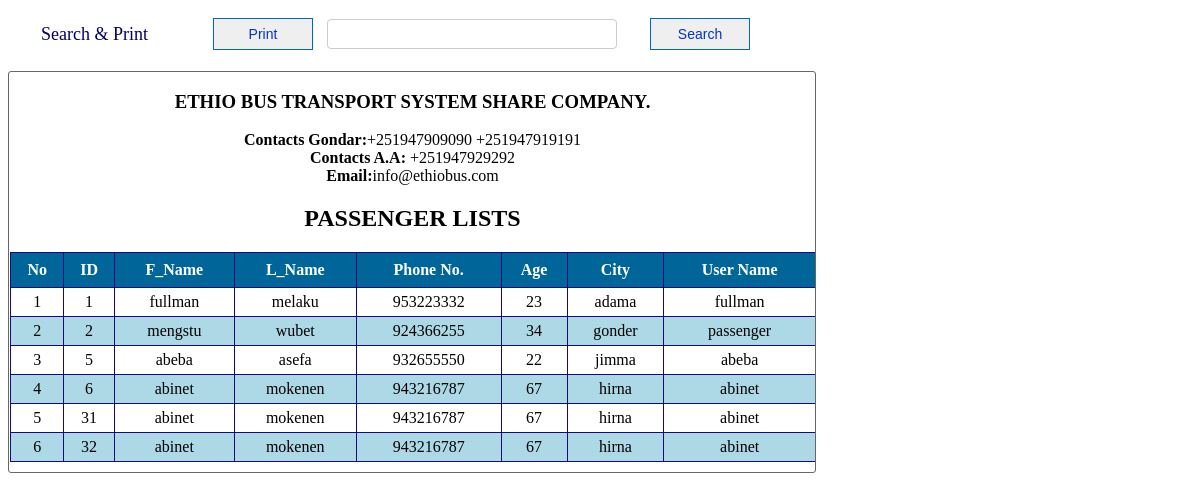
The app's page /manager/passenger.php with its own data.
### tables this page shows
CREATE TABLE IF NOT EXISTS `passenger` (
  `id` int(10) NOT NULL AUTO_INCREMENT,
  `firstname` varchar(255) NOT NULL,
  `lastname` varchar(255) NOT NULL,
  `phoneno` int(15) NOT NULL,
  `age` int(10) NOT NULL,
  `city` varchar(255) NOT NULL,
  `username` varchar(255) NOT NULL,
  `password` varchar(255) NOT NULL,
  `date` date NOT NULL,
  PRIMARY KEY (`id`)
);

### manager/passenger.php (the view, shortened to what this page needs)
<!DOCTYPE html PUBLIC "-//W3C//DTD XHTML 1.0 Transitional//EN" "http://www.w3.org/TR/xhtml1/DTD/xhtml1-transitional.dtd">
<html xmlns="http://www.w3.org/1999/xhtml">
<head>
<link rel="stylesheet" type="text/css" href="css/style_view.css" />
</head>
<body>
<div id="style_div" >
<form method="post">
<table width="755">
	<tr>
    	<td width="190px" style="font-size:18px; color:#006; text-indent:30px;">Search & Print </td>
		<td> <input type="button" value="Print" id="button-search" class="btn" onclick="PrintDoc()"/></td>
		<td><input type="text" name="searchtxt" title="Enter name for search " class="search" autocomplete="off"/></td>
        <td style="float:right"><input type="submit" name="btnsearch" value="Search" id="button-search" title="Search Package" /></td>
    </tr>
</table>
</form>
</div>
<br />
<div id="printarea">
<div id="content-input">
<h3 align="center">ETHIO BUS TRANSPORT SYSTEM SHARE COMPANY.</h3>
<p align="center"><strong>Contacts Gondar:</strong>+251947909090 +251947919191 <br>
<strong>Contacts A.A:</strong> +251947929292<br>
<br<strong><strong>Email:</strong>info@ethiobus.com</p>
<br<P align="center"><h2 align="center">PASSENGER LISTS</h2></p>
	 <table border="1" width="1100px" align="center" cellpadding="5" class="mytable" cellspacing="0" >
        <tr height="35px">
            <th>No</th>
			<th>ID</th>
            <th>F_Name</th>
            <th>L_Name</th>
            <th>Phone No.</th>
            <th>Age</th>
            <th>City</th>
            <th>User Name</th>
        </tr>
         <?php
	$key="";
	if($key !="")
		$sql_sel=mysql_query("SElECT * FROM passenger WHERE id  like '%$key%'");
	else
		 $sql_sel=mysql_query("SELECT * FROM passenger");
    $i=0;
    while($row=mysql_fetch_array($sql_sel)){
    $i++;
    $color=($i%2==0)?"lightblue":"white";
    ?>
      <tr bgcolor="<?php echo $color?>">
            <td><?php echo $i;?></td>
			<td><?php echo $row['id'];?></td>
            <td><?php echo $row['firstname'];?></td>
            <td><?php echo $row['lastname'];?></td>
            <td><?php echo $row['phoneno'];?></td>
            <td><?php echo $row['age'];?></td>
            <td><?php echo $row['city'];?></td>
            <td><?php echo $row['username'];?></td>
        </tr>
    <?php
    }
    ?>
    </table>
</div>
</div>
</body>
</html>

### manager/css/style_view.css (style rules this page uses)
#style_div { height:auto; margin-top:15px; }
#content-input { width:805px; height:400px; border:1px solid #666; float:left; padding-left:1px; border-radius: 3px 3px 3px 3px; overflow: auto; }
#button-search { font-family:Arial, Helvetica, sans-serif; font-size:14px; width:100px; height:32px; float:right; margin-right:10px; repeat-x top center; border: 1px solid #06C; -moz-border-radius: 5px; color:#03C; }
.search { padding:4px; border:1px #CCC solid; border-radius: 4px 4px 4px 4px; -moz-border-radius: 8px; background:#FFF; color:#006; font-family:Arial, Helvetica, sans-serif; font-size:16px; width:280px; height:20px; float:left; }
.mytable { border-collapse:collapse; border:#036 1px solid; }
.mytable tr th { background:#069; border:#120A7E 1px solid; color:#FFF; font-family:"Times New Roman", Times, serif; }
.mytable tr td { font-family:"Times New Roman", Times, serif; border:#120A7E 1px solid; }

### records on screen
passenger: id "1", firstname "fullman", lastname "melaku", phoneno "953223332", age "23", city "adama", username "fullman"
passenger: id "2", firstname "mengstu", lastname "wubet", phoneno "924366255", age "34", city "gonder", username "passenger"
passenger: id "5", firstname "abeba", lastname "asefa", phoneno "932655550", age "22", city "jimma", username "abeba"
passenger: id "6", firstname "abinet", lastname "mokenen", phoneno "943216787", age "67", city "hirna", username "abinet"
passenger: id "31", firstname "abinet", lastname "mokenen", phoneno "943216787", age "67", city "hirna", username "abinet"
passenger: id "32", firstname "abinet", lastname "mokenen", phoneno "943216787", age "67", city "hirna", username "abinet"
